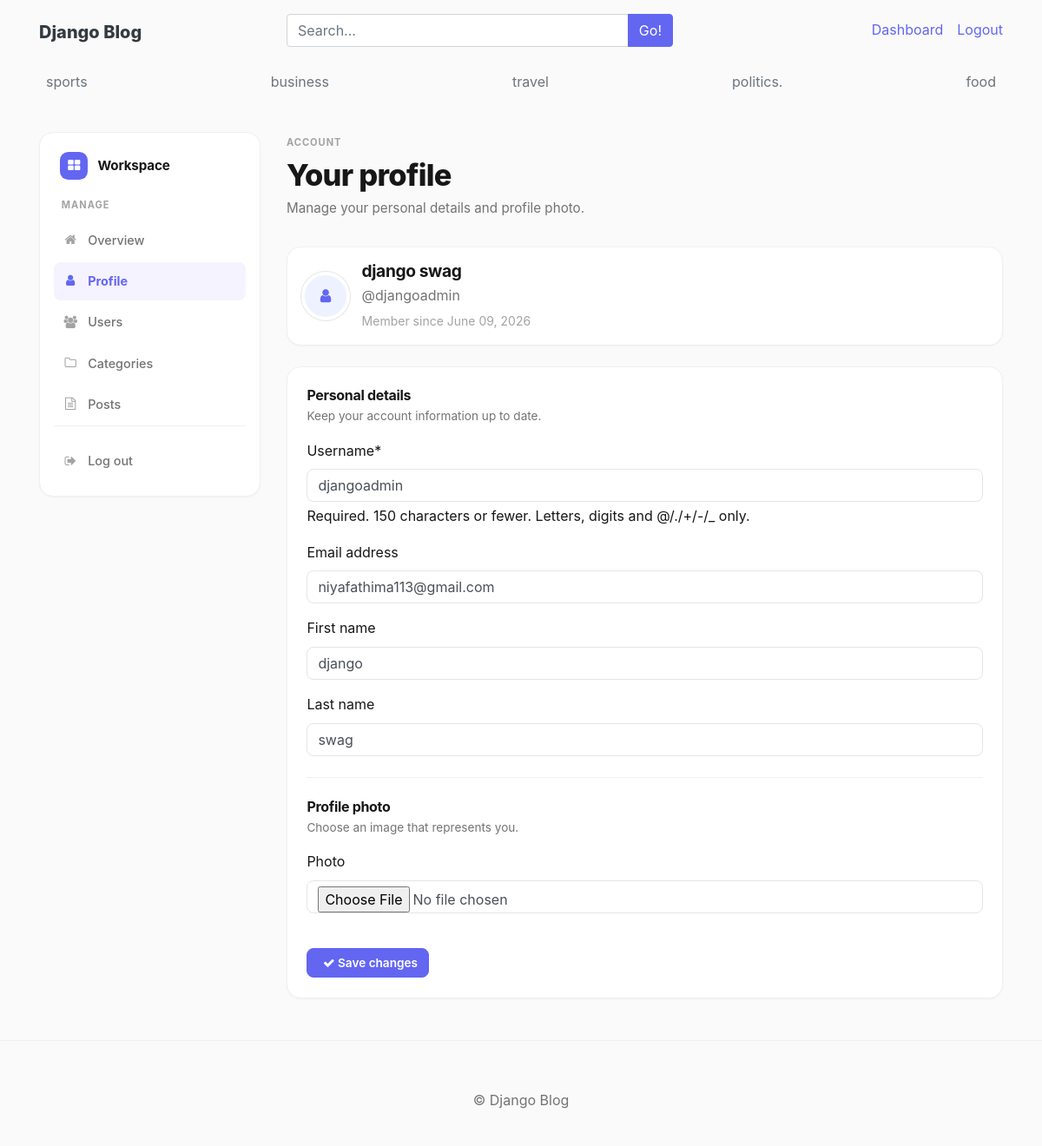
Screenshot of /dashboard/profile/ (signed in) with the database file from the repository.
### blogs/models.py (models this page shows, shortened)
class Category(models.Model):
    category_name = models.CharField(max_length=50, unique=True)
    created_at = models.DateField(auto_now_add=True)
    updated_at = models.DateField(auto_now=True)
    class Meta:
        verbose_name_plural = 'categories'

### assignments/models.py (models this page shows, shortened)
class Profile(models.Model):
    user = models.OneToOneField(User, on_delete=models.CASCADE, related_name='profile')
    photo = models.ImageField(upload_to='profiles/', blank=True, null=True)

### dashboards/views.py (the view)
# urls.py: path('profile/', views.profile, name='profile'),
@login_required(login_url='login')
def profile(request):
    user_profile, _ = Profile.objects.get_or_create(user=request.user)
    if request.method == 'POST':
        user_form = ProfileUserForm(request.POST, instance=request.user)
        profile_form = ProfileForm(request.POST, request.FILES, instance=user_profile)
        if user_form.is_valid() and profile_form.is_valid():
            user_form.save()
            profile_form.save()
            return redirect('profile')
    else:
        user_form = ProfileUserForm(instance=request.user)
        profile_form = ProfileForm(instance=user_profile)
    return render(request, 'dashboard/profile.html', {
        'user_form': user_form,
        'profile_form': profile_form,
        'profile_user': request.user,
    })

### dashboards/forms.py
class ProfileUserForm(forms.ModelForm):
    class Meta:
        model = User
        fields = ('username', 'email', 'first_name', 'last_name')

class ProfileForm(forms.ModelForm):
    class Meta:
        model = Profile
        fields = ('photo',)

### blogs/context_processors.py (called while the page is built)
def get_categories(request):
    categories=Category.objects.all()
    blog_suggestions = Blog.objects.filter(status='Published').order_by('title').values_list('title', flat=True)
    return dict(categories=categories, blog_suggestions=blog_suggestions)

### templates/dashboard/profile.html (shortened to what this page needs)
{% extends 'base.html' %}
{% load crispy_forms_tags %}
{% block content %}
<div class="dashboard-shell row">
    {% include 'dashboard/sidebar.html' %}
    <main class="col-lg-9 dashboard-main">
        <div class="dashboard-page-heading">
            <div>
                <p class="dashboard-eyebrow">Account</p>
                <h1>Your profile</h1>
                <p class="dashboard-subtitle">Manage your personal details and profile photo.</p>
            </div>
        </div>
        <section class="profile-identity mb-4">
            {% if profile_user.profile.photo %}
                <img src="{{ profile_user.profile.photo.url }}" alt="{{ profile_user.username }}" class="profile-avatar">
            {% else %}
                <span class="profile-avatar profile-avatar-placeholder"><i class="fa fa-user"></i></span>
            {% endif %}
            <div class="profile-identity-copy">
                <h2>{{ profile_user.get_full_name|default:profile_user.username }}</h2>
                <p>@{{ profile_user.username }}</p>
                <small>Member since {{ profile_user.date_joined|date:"F d, Y" }}</small>
            </div>
        </section>
        <form method="post" enctype="multipart/form-data" class="profile-form">
            <div class="profile-form-section">
                <div class="profile-form-heading">
                    <h2>Personal details</h2>
                    <p>Keep your account information up to date.</p>
                </div>
                {{ user_form|crispy }}
            </div>
            <div class="profile-form-section">
                <div class="profile-form-heading">
                    <h2>Profile photo</h2>
                    <p>Choose an image that represents you.</p>
                </div>
                {{ profile_form|crispy }}
            </div>
            <button type="submit" class="btn dashboard-primary-btn profile-save-btn"><i class="fa fa-check"></i> Save changes</button>
        </form>
    </main>
</div>
{% endblock %}

### templates/base.html (shortened to what this page needs)
{% load static %}
<!DOCTYPE html>
<html lang="en">
<head>
    <link rel="stylesheet"
          href="https://cdn.jsdelivr.net/npm/bootstrap@4.6.2/dist/css/bootstrap.min.css">
    <link href="{% static 'CSS/blog.css' %}" rel="stylesheet">
    <link href="https://maxcdn.bootstrapcdn.com/font-awesome/4.7.0/css/font-awesome.min.css" rel="stylesheet">
</head>
<body>
<div class="container">
    <header class="blog-header py-3">
        <div class="row justify-content-between align-items-center">
            <div class="col-12 col-md-3 pt-1 text-center text-md-left">
                <a class="blog-header-logo text-dark" href="/">
                    Django Blog
                </a>
            </div>
            <div class="col-12 col-md-5 my-2 my-md-0">
                <form method="get" action="{% url 'search' %}">
                    <div class="input-group">
                        <input type="text"
                               class="form-control"
                               name="q"
                               value="{{ keyword }}"
                               list="header-blog-title-suggestions"
                               placeholder="Search...">
                        <span class="input-group-append">
                            <button class="btn btn-primary" type="submit">
                                Go!
                            </button>
                        </span>
                    </div>
                </form>
            </div>
            <div class="col-12 col-md-4 d-flex justify-content-center justify-content-md-end align-items-center">
                {% if not user.is_authenticated %}
                    <a class="btn btn-sm btn-warning" href="{% url 'login' %}">
                        Login
                    </a>
                    &nbsp;
                    <a class="btn btn-sm btn-outline-secondary" href="{% url 'register' %}">
                        Register
                    </a>
                {% elif user.is_authenticated %}
                    <span>
                        <a href="{% url 'dashboard' %}">
                            Dashboard
                        </a>
                    </span>
                    <span>
                        <a href="{% url 'logout' %}">
                            Logout
                        </a>
                    </span>
                {% else %}
                    <span>
                        <a href="{% url 'logout' %}">
                            Logout
                        </a>
                    </span>
                {% endif %}
            </div>
        </div>
    </header>
    <div class="nav-scroller py-1 mb-2">
        <nav class="nav d-flex justify-content-between">
            {% for cat in categories %}
                <a class="p-2 text-muted"
                   href="{% url 'posts_by_category' cat.id %}">
                    {{ cat.category_name }}
                </a>
            {% endfor %}
        </nav>
    </div>
    {% block content %}
    {% endblock %}
</div>
<footer class="blog-footer">
    <p class="mt-3">
        © {{ now.year }} Django Blog
    </p>
</footer>
</body>
</html>

### blog_main/static/CSS/blog.css (style rules this page uses)
:root { --color-bg: #fafafa; --color-surface: #ffffff; --color-text: #171717; --color-text-muted: #737373; --color-text-light: #a3a3a3; --color-border: #e5e5e5; --color-border-light: #f0f0f0; --color-accent: #6366f1; --color-accent-hover: #4f46e5; --color-accent-light: #eef2ff; --color-accent-subtle:#f5f3ff; --radius-sm: 8px; --radius-md: 12px; --radius-lg: 16px; --radius-xl: 20px; --radius-pill:999px; --shadow-xs: 0 1px 2px rgba(0, 0, 0, 0.04); --shadow-sm: 0 1px 3px rgba(0, 0, 0, 0.06), 0 1px 2px rgba(0, 0, 0, 0.04); --shadow-md: 0 4px 12px rgba(0, 0, 0, 0.08); --shadow-lg: 0 8px 24px rgba(0, 0, 0, 0.10); --font-sans: 'Inter', system-ui, -apple-system, sans-serif; --transition: 0.2s ease; }
*, *::before, *::after { box-sizing: border-box; }
body { font-family: var(--font-sans); font-size: 1rem; line-height: 1.6; color: var(--color-text); background-color: var(--color-bg); -webkit-font-smoothing: antialiased; -moz-osx-font-smoothing: grayscale; }
h1, h2, h3, h4, h5, h6 { font-family: var(--font-sans); font-weight: 700; letter-spacing: -0.02em; color: var(--color-text); }
a { color: var(--color-accent); text-decoration: none; transition: color var(--transition); }
.btn-primary { background-color: var(--color-accent) !important; border-color: var(--color-accent) !important; }
.blog-header-logo { font-family: var(--font-sans); font-size: 1.25rem; font-weight: 800; }
.blog-footer { padding: 2.5rem 0; color: var(--color-text-muted); text-align: center; background-color: var(--color-bg); border-top: 1px solid var(--color-border-light); }
.blog-footer p:last-child { margin-bottom: 0; }
.dashboard-shell { padding: 1.5rem 0 3rem; }
.dashboard-sidebar-label, .dashboard-eyebrow { margin: 0 0 0.45rem; font-size: 0.69rem; font-weight: 700; letter-spacing: 0.09em; text-transform: uppercase; color: var(--color-text-light); }
.dashboard-main { min-width: 0; }
.dashboard-page-heading { display: flex; justify-content: space-between; align-items: flex-start; gap: 1rem; margin: 0.3rem 0 2rem; }
.dashboard-page-heading h1 { margin: 0; font-size: clamp(1.7rem, 3vw, 2.15rem); font-weight: 800; }
.dashboard-subtitle { margin: 0.35rem 0 0; color: var(--color-text-muted); font-size: 0.95rem; }
.dashboard-primary-btn { margin-left: auto; flex-shrink: 0; color: #fff !important; background: var(--color-accent); border-color: var(--color-accent); font-size: 0.85rem; font-weight: 600; border-radius: var(--radius-sm); }
.dashboard-primary-btn i { margin-left: 0.35rem; }
.profile-identity { display: flex; align-items: center; gap: 0.85rem; padding: 1rem; background: var(--color-surface); border: 1px solid var(--color-border-light); border-radius: var(--radius-lg); box-shadow: var(--shadow-xs); }
.profile-avatar { display: inline-flex; align-items: center; justify-content: center; width: 3.5rem; height: 3.5rem; flex: 0 0 auto; object-fit: cover; color: var(--color-accent); background: var(--color-accent-light); border-radius: 50%; font-size: 1.1rem; }
.profile-avatar-placeholder { border: 4px solid var(--color-surface); box-shadow: 0 0 0 1px var(--color-border); }
.profile-identity-copy h2 { margin: 0; font-size: 1.2rem; }
.profile-identity-copy p { margin: 0.2rem 0 0; color: var(--color-text-muted); }
.profile-identity-copy small { display: block; margin-top: 0.35rem; color: var(--color-text-light); }
.profile-form { padding: 1.4rem; background: var(--color-surface); border: 1px solid var(--color-border-light); border-radius: var(--radius-lg); box-shadow: var(--shadow-xs); }
.profile-form-section + .profile-form-section { margin-top: 1.5rem; padding-top: 1.5rem; border-top: 1px solid var(--color-border-light); }
.profile-form-heading { margin-bottom: 1rem; }
.profile-form-heading h2 { margin: 0; font-size: 1rem; }
.profile-form-heading p { margin: 0.25rem 0 0; color: var(--color-text-muted); font-size: 0.85rem; }
.profile-form .form-control { border-color: var(--color-border); border-radius: var(--radius-sm); }
.profile-save-btn { margin: 1.5rem 0 0; }

### rows the page displays
Category: category_name "sports"
Category: category_name "business"
Category: category_name "travel"
Category: category_name "politics."
Category: category_name "food"

### other values shown
{{ profile_user.get_full_name|default:profile_user.username }} "django swag"
{{ profile_user.username }} "djangoadmin"
{{ profile_user.date_joined|date:"F d, Y" }} "June 09, 2026"
